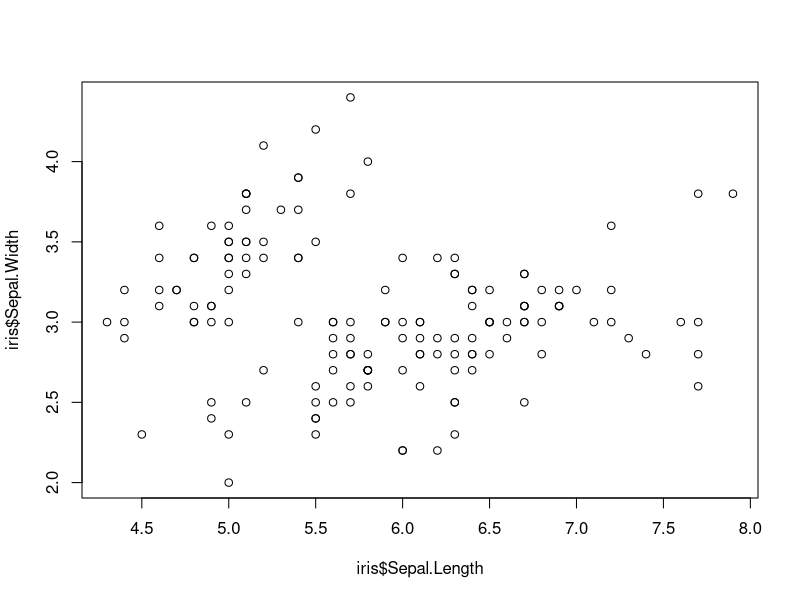
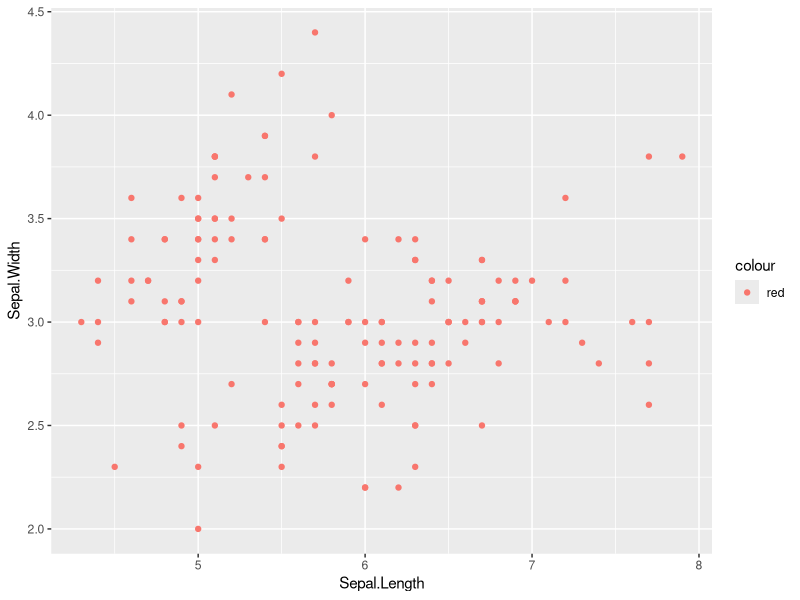
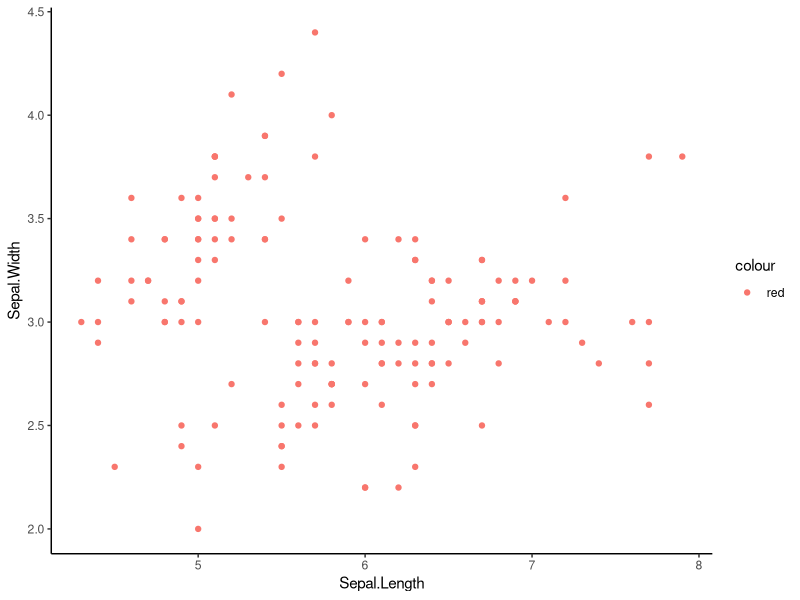
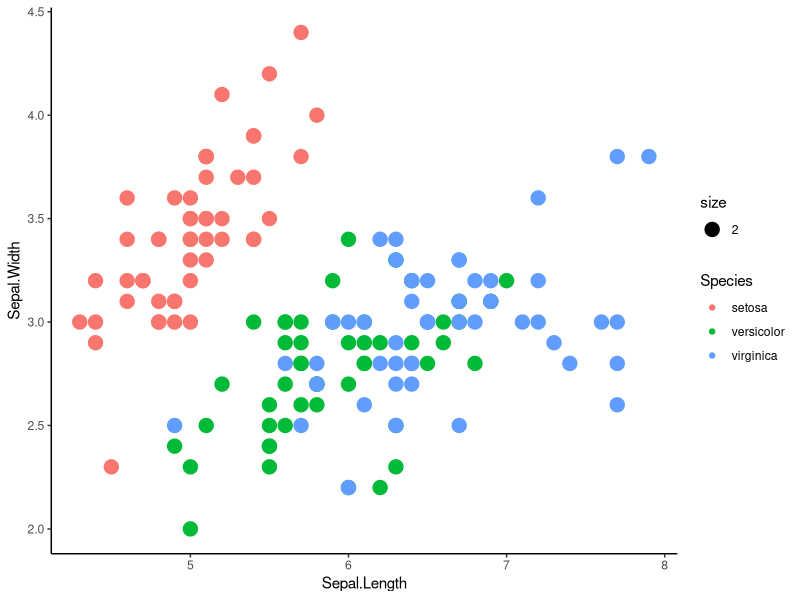

Write R code to recreate these figures, in order.
#use built in iris dataset
#take a look at it 
head(iris)
#load in some tidyverse packages
library(dplyr)
install.packages("ggplot2")
library(ggplot2)

#####################################
##### Part 1: for loops         #####
#####################################

#Using only data for iris versicolor
#write a for loop
#that produces a regression table
#for each of the following relationships
#1. iris  sepal length x width
#2. iris  petal length x width
#3. iris sepal length x petal length

#select just versicolor irises
versicolor<-filter(iris, iris$Species == "versicolor")

#create objects to put in for loop that select the correct variables
x<-c(versicolor[1], versicolor[3], versicolor[1])
y<-c(versicolor[2], versicolor[4], versicolor[3])

#create list and fill it with the output of the for loop
reg<- list()
for (i in 1:3) {reg[[i]]<-lm(y[[i]]~x[[i]])}

#####################################
##### Part 2: data in dplyr     #####
#####################################

#use dplyr to join data of maximum height
#to a new iris data frame
height <- data.frame(Species = c("virginica","setosa","versicolor"),
					Height.cm = c(60,100,11.8))

irisheight<-left_join(iris,height)

#####################################
##### Part 3: plots in ggplot2  #####
#####################################
#look at base R scatter plot
plot(iris$Sepal.Length,iris$Sepal.Width)

#3a. now make the same plot in ggplot
ggplot(iris,aes(x=Sepal.Length, y=Sepal.Width)) + geom_point(aes(color = "red")) +coord_cartesian() 

#3b. make a scatter plot with ggplot and get rid of  busy grid lines
ggplot(iris,aes(x=Sepal.Length, y=Sepal.Width)) + geom_point(aes(color = "red")) +theme(panel.grid.major = element_blank(), panel.grid.minor = element_blank(),axis.line = element_line(colour = "black"), panel.background = element_blank())

#3c.make a scatter plot with ggplot and get rid of grid lines,
#show species by color, and increase the point size
ggplot(iris,aes(x=Sepal.Length, y=Sepal.Width)) + 
  geom_point(aes(color= Species, size = 2)) +
  theme(panel.grid.major = element_blank(), panel.grid.minor = element_blank(),axis.line = element_line(colour = "black"), panel.background = element_blank())

#####################################
##### Question: how did         #####
##### arguments differ between  #####
##### plot and ggplot?          #####
#####################################

#the commands in ggplot create a blank plot for a data frame (iris) and then the variables are added using the aes() command
#whereas in the plot function, you give the variables using the $ rather than giving the data frame and the variables separately